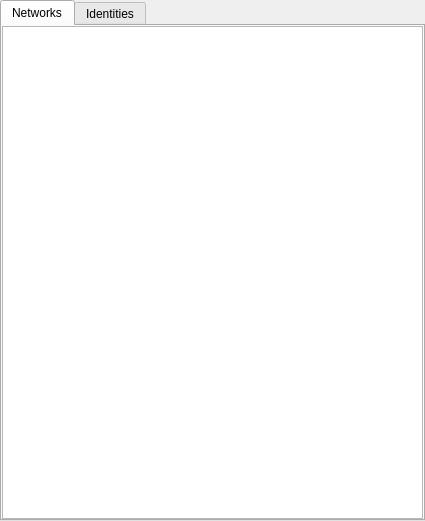
<?xml version="1.0" encoding="UTF-8"?>
<ui version="4.0">
 <class>FavoritesWin</class>
 <widget class="QDialog" name="FavoritesWin">
  <property name="geometry">
   <rect>
    <x>0</x>
    <y>0</y>
    <width>425</width>
    <height>521</height>
   </rect>
  </property>
  <property name="windowTitle">
   <string>Favorites</string>
  </property>
  <property name="windowIcon">
   <iconset resource="embedded.qrc">
    <normaloff>:/icons/img/grumpy_logo.png</normaloff>:/icons/img/grumpy_logo.png</iconset>
  </property>
  <layout class="QVBoxLayout" name="verticalLayout">
   <property name="leftMargin">
    <number>0</number>
   </property>
   <property name="topMargin">
    <number>0</number>
   </property>
   <property name="rightMargin">
    <number>0</number>
   </property>
   <property name="bottomMargin">
    <number>0</number>
   </property>
   <item>
    <widget class="QTabWidget" name="tabWidget">
     <property name="currentIndex">
      <number>0</number>
     </property>
     <widget class="QWidget" name="tab">
      <attribute name="title">
       <string>Networks</string>
      </attribute>
      <layout class="QVBoxLayout" name="verticalLayout_2">
       <property name="leftMargin">
        <number>0</number>
       </property>
       <property name="topMargin">
        <number>0</number>
       </property>
       <property name="rightMargin">
        <number>0</number>
       </property>
       <property name="bottomMargin">
        <number>0</number>
       </property>
       <item>
        <widget class="QTableView" name="tv_NetworkList"/>
       </item>
      </layout>
     </widget>
     <widget class="QWidget" name="tab_2">
      <attribute name="title">
       <string>Identities</string>
      </attribute>
      <layout class="QVBoxLayout" name="verticalLayout_3">
       <property name="leftMargin">
        <number>0</number>
       </property>
       <property name="topMargin">
        <number>0</number>
       </property>
       <property name="rightMargin">
        <number>0</number>
       </property>
       <property name="bottomMargin">
        <number>0</number>
       </property>
       <item>
        <widget class="QTableView" name="tv_IdentityList"/>
       </item>
      </layout>
     </widget>
    </widget>
   </item>
  </layout>
 </widget>
 <resources>
  <include location="embedded.qrc"/>
 </resources>
 <connections/>
</ui>
